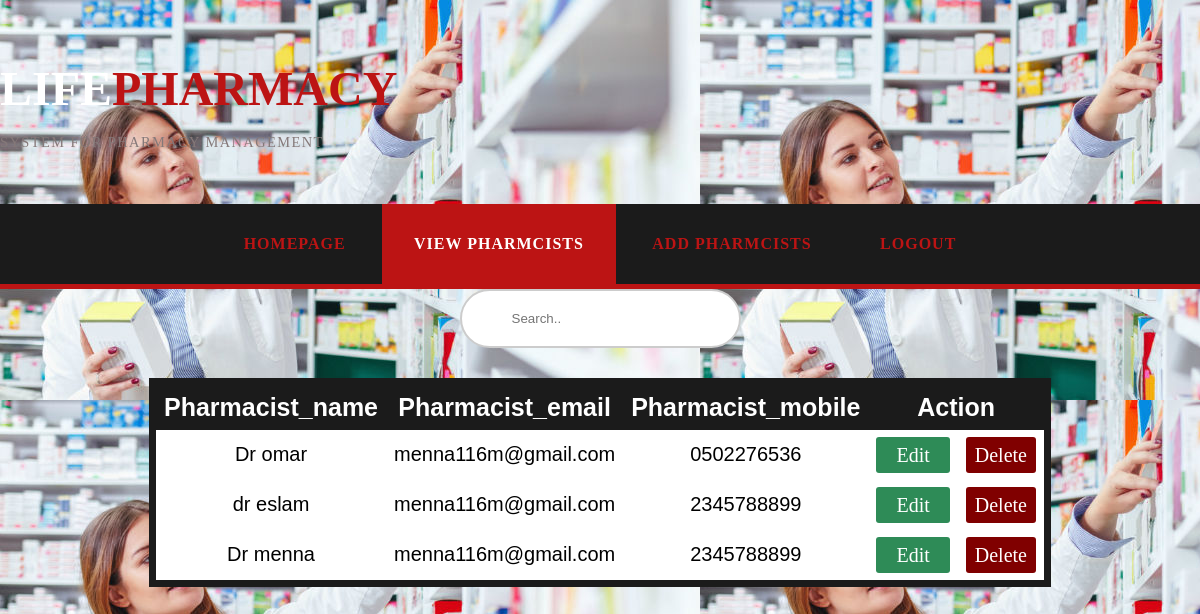
/viewpharmacist.php, run on the app's committed database.
### tables this page shows
CREATE TABLE `pharmacist` (
  `id` int(11) NOT NULL,
  `pharmacist_name` varchar(100) NOT NULL,
  `pharmacist_email` varchar(100) NOT NULL,
  `pharmacist_mobile` varchar(100) NOT NULL
);

### viewpharmacist.php (the view, shortened to what this page needs)
<?php
include('server.php');
?>
<!DOCTYPE html>
<html>
<head>
  <link rel="stylesheet" type="text/css" href="css/default.css">
  <link rel="stylesheet" type="text/css" href="css/font.css">
</head>
<body>
      <div id="logo" class="container">
      <h1><a href="home.php">Life<span>Pharmacy</span></a></h1><!.. لوجو وغي نفس الوقت لينك للموقع عند الضغط علي اللوجو..><p>system for pharmacy management</a></p>
			</div>
<div  id="menu" class="container">
	 <ul>
		  <li><a href="admin_home.php" accesskey="1" title="">Homepage</a></li>
		  <li class="current_page_item"><a href="viewpharmacist.php" accesskey="1" title=""> view pharmcists</a></li>
		  <li><a href="addpharmacist.php" accesskey="2" title=""> add pharmcists </a></li>
	     <li><a href="admin_home.php?logout='1'"accesskey="3" title="">Logout</a></li>
	 </ul>
</div>
  <div class="container-login100-form-btn">
       <form action="">
      <input type="text" placeholder="Search.." name="search"id="myInput">
  </div>
	<?php $results = mysqli_query($db, "SELECT * FROM pharmacist"); ?>
<table id="myTable">
	<thead>
		<tr>
			<th>Pharmacist_name</th>
			<th>Pharmacist_email</th>
			<th>Pharmacist_mobile</th>
			<th colspan="2">Action</th>
		</tr>
	</thead>
	<?php while ($row = mysqli_fetch_array($results)) { ?>
		<tr>
			<td><?php echo $row['pharmacist_name']; ?></td>
			<td><?php echo $row['pharmacist_email']; ?></td>
			<td><?php echo $row['pharmacist_mobile']; ?></td>
			<td>
				<a href="addpharmacist.php?edit=<?php echo $row['id']; ?>" class="edit_btn" >Edit</a>
			</td>
			<td>
				<a href="server.php?del=<?php echo $row['id']; ?>" class="del_btn">Delete</a>
			</td>
		</tr>
	<?php } ?>
</table>
</body>
</html>

### css/default.css (style rules this page uses)
* { margin: 0px; padding: 0px; box-sizing: border-box; }
body, html { height: 100%; font-family: Poppins-Regular, sans-serif; }
a { font-family: Poppins-Regular; font-size: 14px; line-height: 1.7; color: #666666; margin: 0px; padding : 0px; }
h1,h2,h3,h4,h5,h6 { margin: 0px; }
p { font-family: Poppins-Regular; font-size: 14px; line-height: 1.7; color: white; margin: 0px; }
ul, li { margin: 0px; list-style-type: none; }
input { outline: none; border: none; }
.container-login100-form-btn { width: 100%; display: -moz-box; display: flex; flex-wrap: wrap; justify-content: center; }
html, body { height: 100%; }
body { margin: 0px; padding: 0px; background: #282828 url(images/images/im.jpg) repeat; font-family: 'Source Sans Pro', sans-serif; font-size: 12pt; font-weight: 400; color: #919191; }
p { line-height: 180%; margin-top: 0; color: #857979; margin: 0; padding: 0; letter-spacing: 0.10em; font-size: 0.90em; }
a { color: #857979; }
#logo { padding: 3em 0em; text-transform: uppercase; }
#logo h1 a { text-decoration: none; font-size: 1.5em; color:white; }
#logo span { color: #bc1414; }
.container { margin: 0px auto; width: 1200px; }
#menu { background: #1B1B1B ; border-bottom: 5px solid #bc1414; }
#menu ul { margin: 0; padding: 0px 0px 0px 0px; list-style: none; line-height: normal; text-align: center; }
#menu li { display: inline-block; }
#menu a { display: block; padding: 0em 2em; line-height: 80px; letter-spacing: 1px; text-decoration: none; text-transform: uppercase; font-size: 1em; font-weight: 700; color:#bc1414; }
#menu .current_page_item a { background: #BC1414; color: #FFF; }
input, select, textarea { width:100%; padding: 20px 50px ; border: 2px solid #ccc; border-radius: 100px; }

### viewpharmacist.php (style rules this page uses)
table { font-family: Times, serif; width: 60%; margin: 30px auto; border-collapse: collapse; text-align: left; border: 7px solid #1B1B1B; }
th, td { text-align: center; padding: 8px; font-family: Arial, Helvetica, sans-serif; font-size: 20px; color: white; }
td { padding: 8px; text-align: center; background-color: white; color: black; }
th { text-align: center; background-color: #1B1B1B; font-size: 25px; }
.edit_btn { text-decoration: none; padding: 7px 20px; background: #2E8B57; color: white; border-radius: 3px; font-size: 20px; }
.del_btn { font-size: 20px; text-decoration: none; padding: 7px 9px; color: white; border-radius: 3px; background: #800000; }

### data on the page
pharmacist: pharmacist_name "Dr omar", pharmacist_email "menna116m@gmail.com", pharmacist_mobile "0502276536"
pharmacist: pharmacist_name "dr eslam", pharmacist_email "menna116m@gmail.com", pharmacist_mobile "2345788899"
pharmacist: pharmacist_name "Dr menna", pharmacist_email "menna116m@gmail.com", pharmacist_mobile "2345788899"
